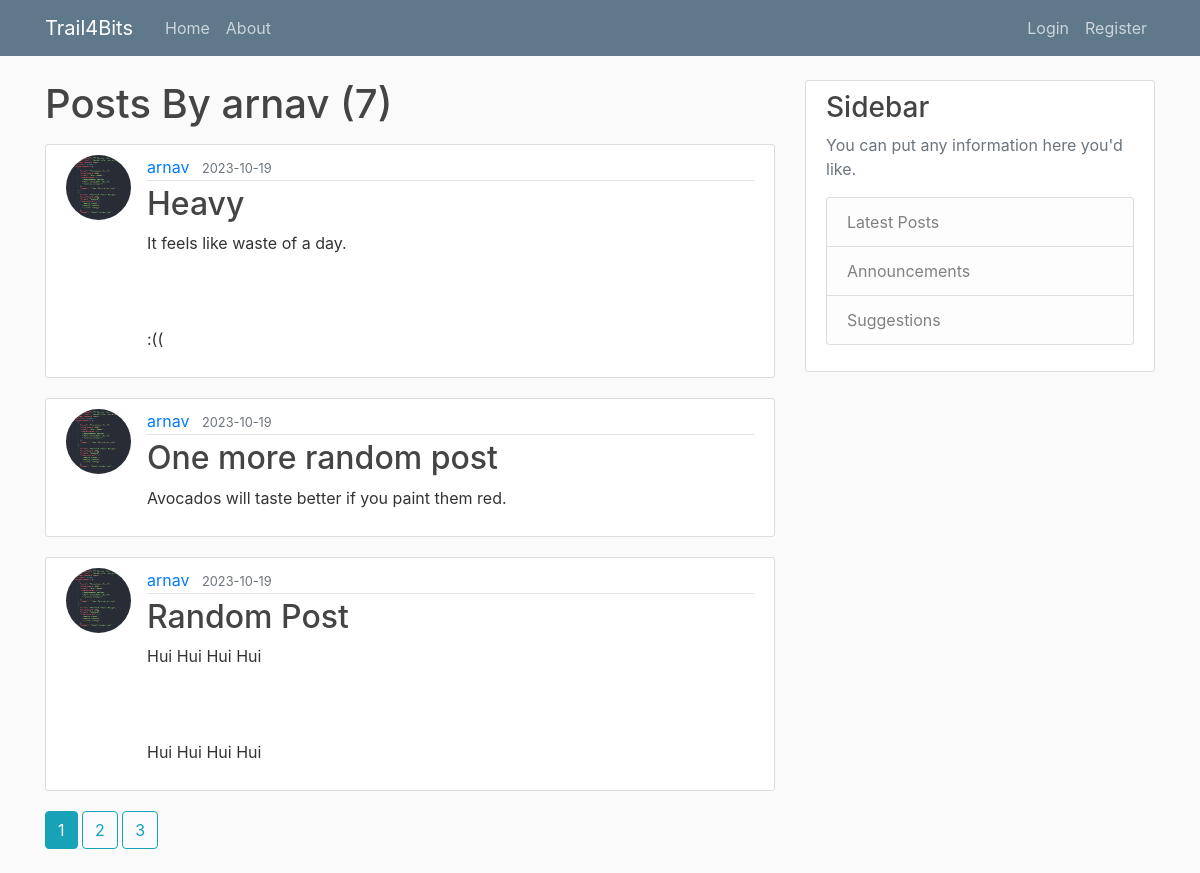
Before: /user/arnav with the older database file.
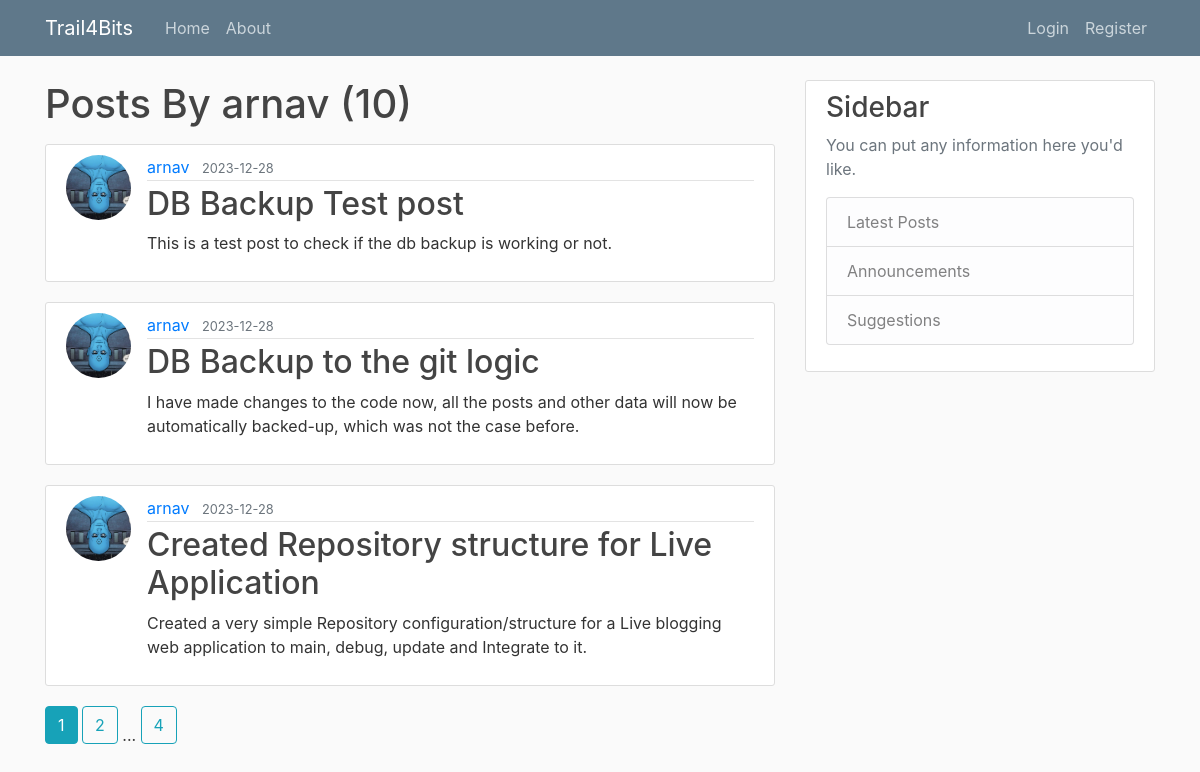
After: the same page with the newer database file.
### flaskblog/models.py (models this page shows, shortened)
class Post(db.Model):
    id=db.Column(db.Integer, primary_key=True)
    title= db.Column(db.String(120), nullable=False)
    content= db.Column(db.Text, nullable=False)
    date_posted= db.Column(db.DateTime, nullable=False, default=datetime.utcnow)
    user_id= db.Column(db.Integer, db.ForeignKey('user.id'), nullable=False)

class User(db.Model, UserMixin):
    id=db.Column(db.Integer, primary_key=True, )
    username= db.Column(db.String(20), unique=True, nullable=False )
    email=db.Column(db.String(120), nullable=False)
    image_file=db.Column(db.String(120), nullable=False, default='default.jpg')
    password=db.Column(db.String(60), nullable=False)
    posts=db.relationship('Post', backref='author', lazy=True)

### flaskblog/users/routes.py (the view)
@users.route("/user/<string:username>")
def user_posts(username):
    page=request.args.get('page', 1, type=int)
    user = User.query.filter_by(username=username).first_or_404()
    posts  = Post.query.filter_by(author=user)\
            .order_by(Post.date_posted.desc())\
            .paginate(per_page=3 , page=page)
    return render_template('user_posts.html', posts=posts, title='Home', user=user, page=page)

### flaskblog/templates/user_posts.html
{% extends "layout.html"%}
{% block content %}
    <h1 class="mb-3">Posts By {{ user.username }} ({{ posts.total }})</h1>
    {% for post in posts%}
    <article class="media content-section">
        <img class="rounded-circle article-img" src="{{ url_for('static', filename='Profile_Pictures/' + post.author.image_file) }} ">
        <div class="media-body">
          <div class="article-metadata">
            <a class="mr-2" href="{{ url_for('users.user_posts', username=post.author.username, page=page_num) }}">{{ post.author.username}}</a>
            <small class="text-muted">{{ post.date_posted.strftime('%Y-%m-%d') }}</small>
          </div>
          <h2><a class="article-title" href="{{ url_for('posts.post', post_id=post.id, page=page_num) }}">{{ post.title }}</a></h2>
          <p class="article-content">{{ post.content }}</p>
        </div>
    </article>
    {% endfor %}
    {% for page_num in posts.iter_pages(left_edge=1, right_edge=1, left_current=1, right_current=1) %}
      {% if page_num %}
        {% if posts.page == page_num %}
          <a class="btn btn-info mb-4" href="{{ url_for('users.user_posts', username=user.username, page=page_num) }}">{{ page_num }}</a>
        {% else %}
          <a class="btn btn-outline-info mb-4" href="{{ url_for('users.user_posts', username=user.username, page=page_num) }}">{{ page_num }}</a>
        {% endif %}
      {% else %}
        ...
      {% endif %}
    {% endfor %}
{% endblock content%}

Changed rows visible on the page:
no longer on this page (row unchanged): Post: image_file (picture), author.username "arnav", date_posted "2023-10-19", title "Heavy", content "It feels like waste of a day. :(("
no longer on this page (row unchanged): Post: image_file (picture), author.username "arnav", date_posted "2023-10-19", title "One more random post", content "Avocados will taste better if you paint them red."
no longer on this page (row unchanged): Post: image_file (picture), author.username "arnav", date_posted "2023-10-19", title "Random Post", content "Hui Hui Hui Hui Hui Hui Hui Hui"
added Post: image_file (picture), author.username "arnav", date_posted "2023-12-28", title "DB Backup Test post", content "This is a test post to check if the db backup is working or not."
added Post: image_file (picture), author.username "arnav", date_posted "2023-12-28", title "DB Backup to the git logic", content "I have made changes to the code now, all the posts and other data will now be automatically backed-up, which was not the case before."
added Post: image_file (picture), author.username "arnav", date_posted "2023-12-28", title "Created Repository structure for Live Application", content "Created a very simple Repository configuration/structure for a Live blogging web application to main, debug, update and Integrate to it."
Other visible differences:
{{ posts.total }}: "7" → "10"
new list line: "4"
list line gone: "3"
